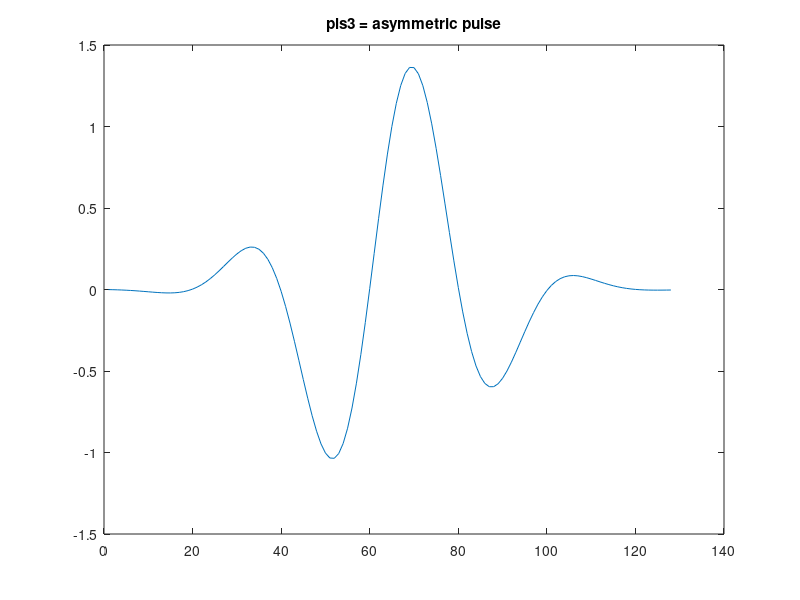
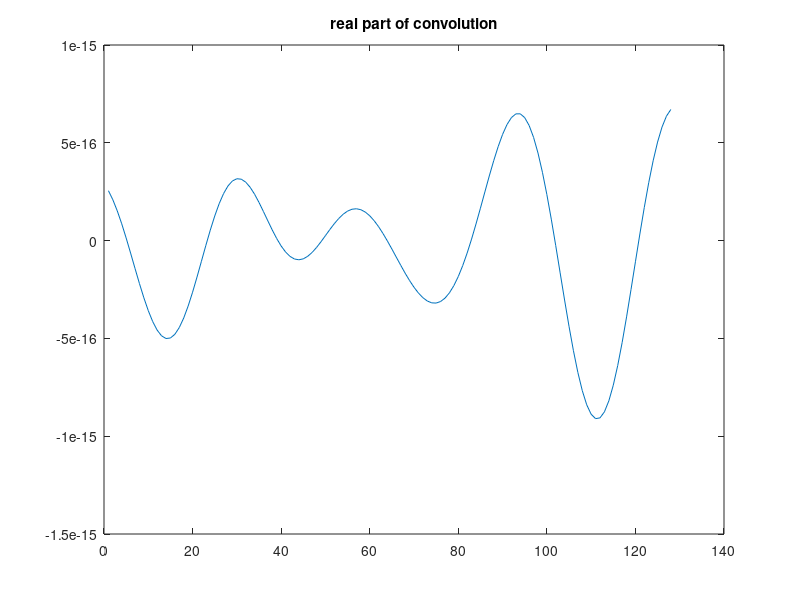
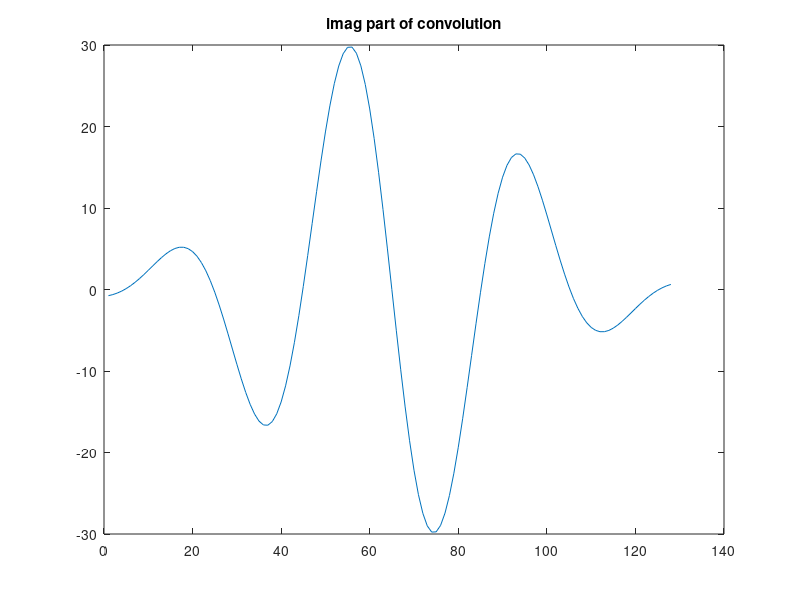
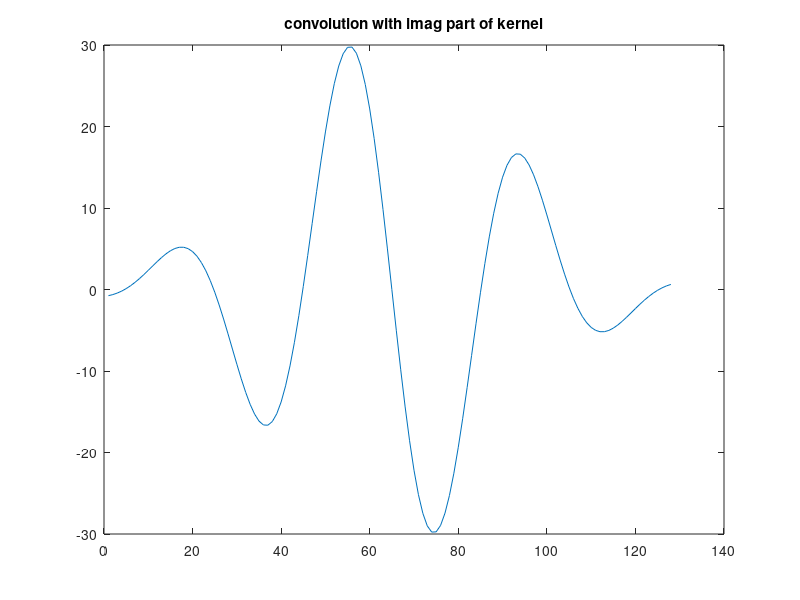

Source code (MATLAB) for these figures, in order:
t = (-64:63)/128;
w = 20;
lam = 0.2;

% pls3 is an assymetric pulse
pls3 = (cos(w*t)+sin(w*t)).*exp(-(t/lam).^2);

% This works great. But it has a limited range of sensitivity: if the pulse
% itself is narrow, then the range overwhich this is sensitive is also
% narrow. In that sense, starg is better because it is sensitive over half
% the window.
figure;
plot(pls3)
title('pls3 = asymmetric pulse')
fpls3 = fft(pls3);
psfpls3 = fpls3*exp(-i*pi/2);
ifpsfpls3 = ifft(psfpls3);
% figure;
% plot( conv(pls3,ifpsfpls3,'same'))
figure;
plot( real(conv(pls3,ifpsfpls3,'same')))
title('real part of convolution')
figure;
plot( imag(conv(pls3,ifpsfpls3,'same')))
title( 'imag part of convolution')
figure;
plot( (conv(pls3,imag(ifpsfpls3),'same')))
title('convolution with imag part of kernel')
